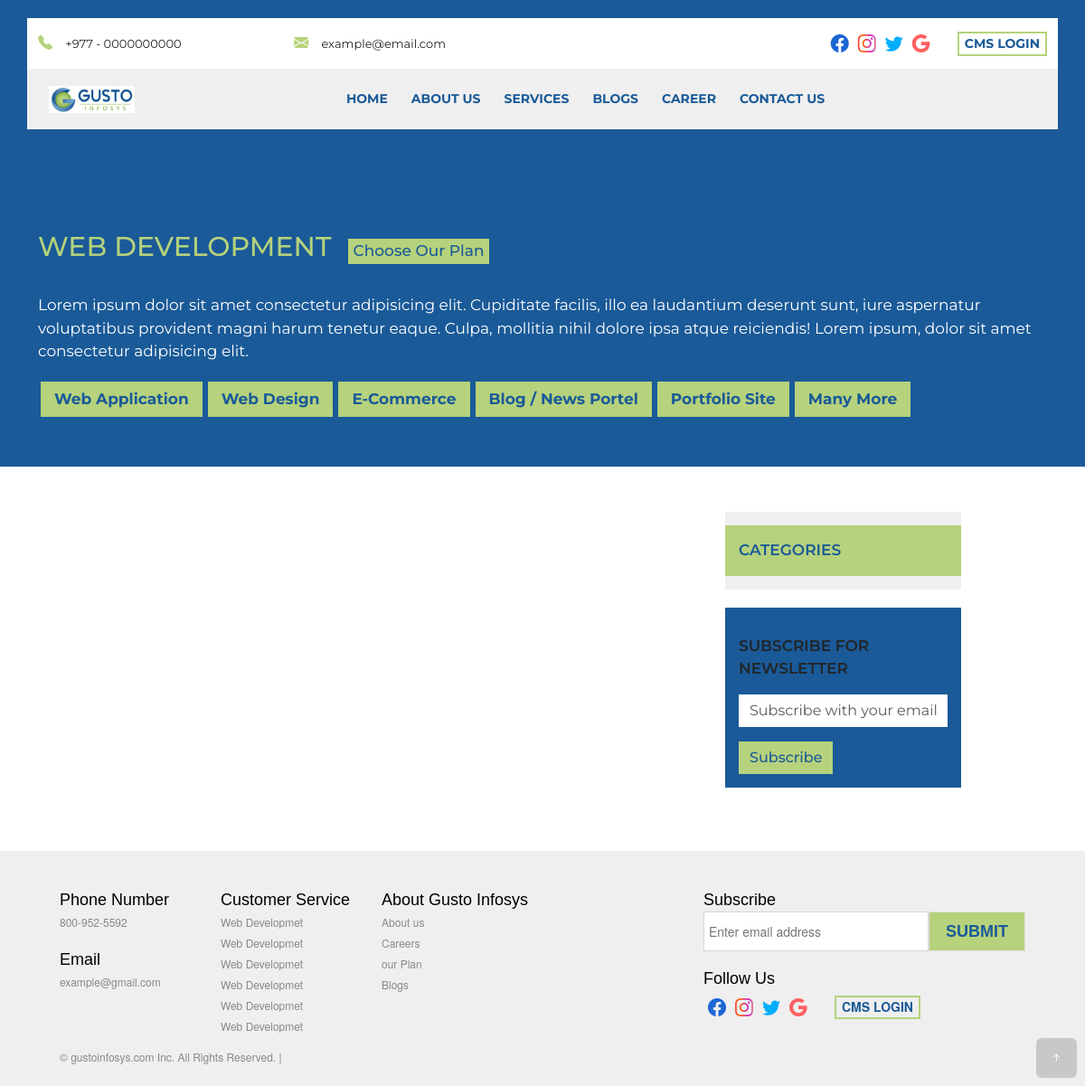
Page /services on the earlier database version.
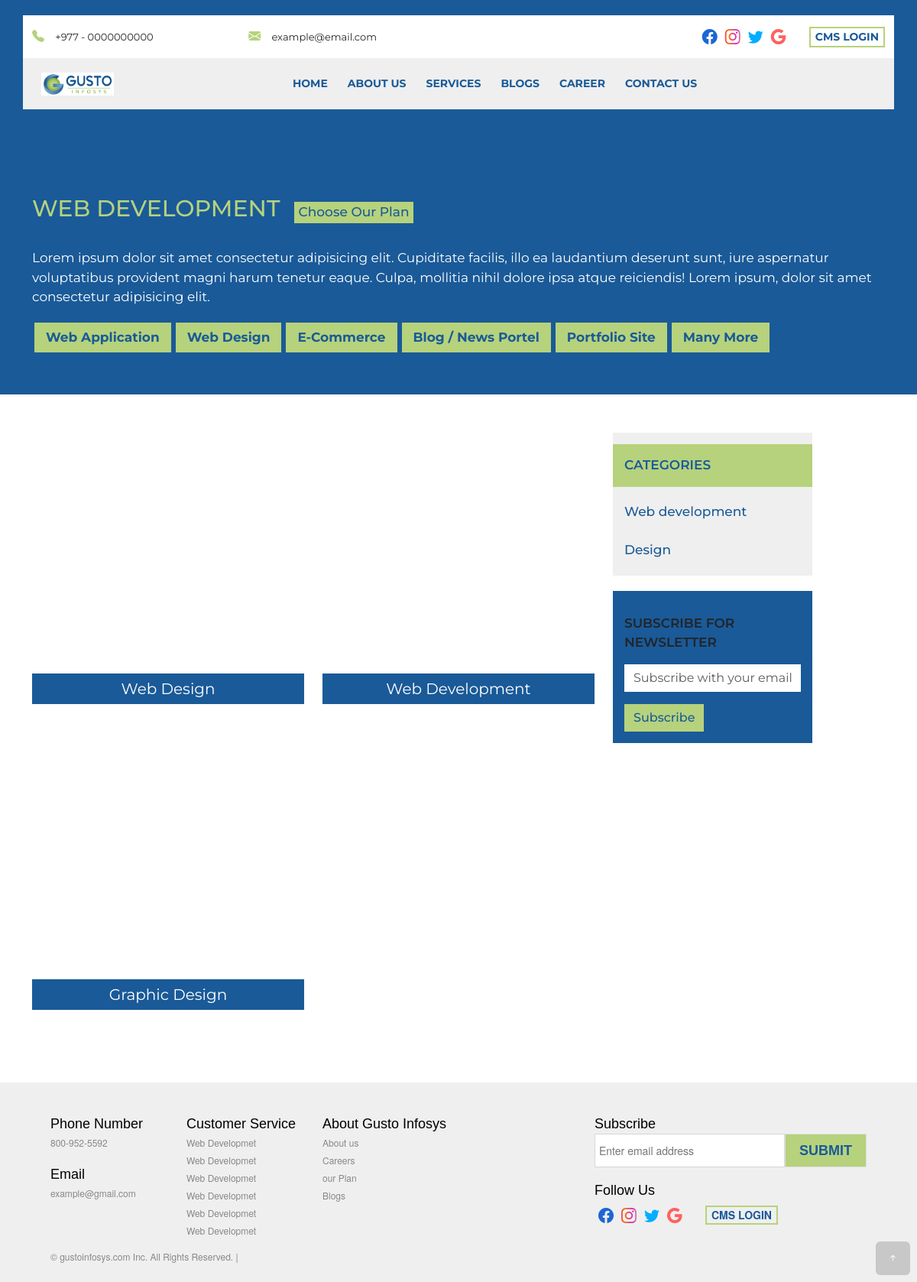
Same page on the later database version.
### myapp/models.py (models this page shows, shortened)
class Service(models.Model):
    category = models.ForeignKey(ServiceCategory, on_delete=models.CASCADE)
    name = models.CharField(max_length=50)
    description = models.CharField(max_length=350)

class ServiceCategory(models.Model):
    category = models.CharField(max_length=150)

### myapp/views.py (the view)
# urls.py: path('services', views.services, name="services"),
def services(request):
    service = Service.objects.all()
    categories = ServiceCategory.objects.all()
    data = {}
    data['services'] = service
    data['category'] = categories
    return render(request, 'services.html', data)

### templates/services.html (shortened to what this page needs)
<!DOCTYPE html>
{% load static %}
<html lang="en">
<head>
    <link rel="stylesheet" href="{% static 'node_modules\bootstrap\dist\css\bootstrap.min.css'%}">
    <link rel="stylesheet" href="{% static 'node_modules\bootstrap-icons\font\bootstrap-icons.css'%}">
    <link rel="stylesheet" href="{% static 'owlcarousel\dist\assets\owl.carousel.min.css'%}">
    <link rel="stylesheet" href="{% static 'owlcarousel\dist\assets\owl.theme.default.css'%}">
    <link rel="stylesheet" href="{% static 'node_modules\aos\dist\aos.css'%}" />
    <link rel="stylesheet" href="{% static 'css\main.css'%}">
    <link rel="stylesheet" href="{% static 'css\web_development.css'%}">
</head>
<body >
<div class="postion-relative ">
  <section class="header" data-aos="fade-down">
    <div class="container bg-white">
      <div class="row py-2">
        <div class="col-md-5  header_contact">
          <div class="header_contact_phone">
            <i class="bi bi-telephone-fill "></i>
            <span>+977 - 0000000000</span>
          </div>
          <div class="header_contact_email">
            <i class="bi bi-envelope-fill "></i>
            <span>example@email.com</span>
          </div>
        </div>
        <div class="col-md-7  header_social">
          <i class="bi bi-facebook" onclick="location.href='#'"></i>
          <i class="bi bi-instagram"onclick="location.href='#'"></i>
          <i class="bi bi-twitter"onclick="location.href='#'"></i>
          <i class="bi bi-google"onclick="location.href='#'"></i>
          <button  class="text-uppercase button_1" onclick="location.href('#')">CMS login</button>
        </div>
      </div>
    </div>
    <section class="" id="goTop">
      <div class="container header_bg">
        <div class="row">
          <div class="col-md-12">
            <nav class="navbar navbar-expand-lg navbar-light ">
              <div class="container-fluid">
                <img class="header_logo" src="{% static 'image\gustologo.jpg'%}" alt="">
                <div class="collapse navbar-collapse justify-content-center" id="navbarSupportedContent">
                  <ul class="navbar-nav mb-2 mb-lg-0 header_links">
                    <li class="nav-item header_links_list">
                      <a class="nav-link  text-uppercase header_link" aria-current="page" href="{% url 'home' %}">Home</a>
                    </li>
                    <li class="nav-item header_links_list">
                      <a class="nav-link  text-uppercase header_link" aria-current="page" href="{% url 'aboutus' %}">About Us</a>
                    </li>
                    <li class="nav-item dropdown header_links_list header_drop">
                      <a class="nav-link dropdown-toggle text-uppercase header_drop_link" href="#" id="navbarDropdown" role="button" data-bs-toggle="dropdown" aria-expanded="false">
                        Services
                      </a>
                    </li>
                    <li class="nav-item header_links_list">
                      <a class="nav-link text-uppercase header_link" aria-current="page" href="{% url 'blog'%}">blogs</a>
                    </li>
                    <li class="nav-item header_links_list">
                      <a class="nav-link text-uppercase header_link" aria-current="page" href="{% url 'career'%}">Career</a>
                    </li>
                    <li class="nav-item header_links_list">
                      <a class="nav-link text-uppercase header_link" aria-current="page" href="{% url 'contact'%}">contact us</a>
                    </li>
                  </ul>
                </div>
              </div>
            </nav>
          </div>
        </div>
      </div>
    </section>
  </section>
</div>
<section class="aboutus_bg">
  <div class="container">
    <div class="row">
      <div class="col-md-12">
        <div class="aboutus">
          <div class="row">
            <div class=" col-lg-12  ">
              <div class="aboutus_info">
                <p class="text-uppercase heading_1 aboutus_info_head">web development  <button class="text-capitalize plan_service">choose Our Plan</button></p>
                <p class="aboutus_info_para">Lorem ipsum dolor sit amet consectetur adipisicing elit. Cupiditate facilis, illo ea laudantium deserunt sunt, iure aspernatur voluptatibus provident magni harum tenetur eaque. Culpa, mollitia nihil dolore ipsa atque reiciendis! Lorem ipsum, dolor sit amet consectetur adipisicing elit. </p>
              </div>
            </div>
            <div class="col-lg-12  ">
              <div class="what">
                <div class="what_box">
                  <p>Web Application</p>
                </div>
                <div class="what_box">
                  <p>Web Design</p>
                </div>
                <div class="what_box">
                  <p>E-commerce</p>
                </div>
                <div class="what_box">
                  <p>Blog / News Portel</p>
                </div>
                <div class="what_box">
                  <p>Portfolio Site</p>
                </div>
                <div class="what_box">
                  <p>Many More</p>
                </div>
              </div>
            </div>
          </div>
        </div>
      </div>
    </div>
  </div>
</section>
<section class="service">
  <div class="container">
    <div class="row">
      <div class="col-lg-8 col-md-8 ">
        <div class="row">
        {% for service in services%}
          <div class="col-sm-6" data-aos="fade-up">
            <div class="service_box" onClick="location.href=('#')" >
              <div class="service_img" style="background-image: url('{% static 'image/web development.png'%}');">
              </div>
              <p class="service_info">{{service.name}}</p>
            </div>
          </div>
          {% endfor %}
        </div>
      </div>
      <div class="col-lg-3 col-md-4" data-aos="fade-down">
        <div class="out_cata">
          <p class="text-uppercase">categories</p>
          {% for categories in category %}
          <ul>
            <li><a href="">{{categories.category}}</a></li>
          </ul>
          {% endfor %}
        </div>
        <div class="news_sub" data-aos="fade-down">
          <p class="text-uppercase news_sub_top">Subscribe for newsletter</p>
          <div class="news_sub_form">
            <form>
              <div class="mb-3">
                <input type="email" class="form-control" id="exampleInputEmail1" placeholder="Subscribe with your email" aria-describedby="emailHelp">
              </div>
              <button type="submit" class="btn btn-primary text-capitalize">Subscribe</button>
            </form>
          </div>
        </div>
      </div>
    </div>
  </div>
</section>
<section class="footer-gray">
  <div class="container">
    <div class="row">
      <div class="col-md-12">
        <footer>
          <div class="footer-gray">
            <div class="footer-custom">
              <div class="footer-lists">
                <div class="footer-list-wrap">
                  <h6 class="ftr-hdr">Phone Number</h6>
                  <ul class="ftr-links-sub">
                    <li>800-952-5592</li>
                  </ul>
                  <h6 class="ftr-hdr">Email</h6>
                  <ul class="ftr-links-sub">
                    <li><a  rel="nofollow">example@gmail.com</a></li>
                  </ul>
                </div>
                <div class="footer-list-wrap">
                  <h6 class="ftr-hdr text-capitalize">Customer Service</h6>
                  <ul class="ftr-links-sub">
                    <li><a class="text-capitalize" href="#" rel="nofollow">web developmet</a></li>
                    <li><a class="text-capitalize" href="#" rel="nofollow">web developmet</a></li>
                    <li><a class="text-capitalize" href="#" rel="nofollow">web developmet</a></li>
                    <li><a class="text-capitalize" href="#" rel="nofollow">web developmet</a></li>
                    <li><a class="text-capitalize" href="#" rel="nofollow">web developmet</a></li>
                    <li><a class="text-capitalize" href="#" rel="nofollow">web developmet</a></li>
                  </ul>
                </div>
                <div class="footer-list-wrap">
                  <h6 class="ftr-hdr">About Gusto Infosys</h6>
                  <ul class="ftr-links-sub">
                    <li><a href="#" rel="nofollow">About us</a></li>
                    <li><a href="#" rel="nofollow">Careers</a></li>
                    <li><a href="#" rel="nofollow">our Plan</a></li>
                    <li><a href="#" rel="nofollow">Blogs </a></li>
                  </ul>
                </div>
              </div>
              <div class="footer-email">
                <h6 class="ftr-hdr">Subscribe</h6>
                <div id="ftr-email" class="ftr-email-form">
                  <form id="ftrEmailForm" method="post" action="">
                    <input type="text" name="email_address_" id="ftrEmailInput" class="input" placeholder="Enter email address" />
                    <input type="submit" class="button" value="SUBMIT" />
                  </form>
                </div>
              </div>
              <div class="footer-social ">
                <h6 class="ftr-hdr">Follow Us</h6>
                <div class="  header_social">
                  <i class="bi bi-facebook" onclick="location.href='#'"></i>
                  <i class="bi bi-instagram"onclick="location.href='#'"></i>
                  <i class="bi bi-twitter"onclick="location.href='#'"></i>
                  <i class="bi bi-google"onclick="location.href='#'"></i>
                  <button  class="text-uppercase button_1" onclick="location.href='#'">CMS login</button>
                </div>
              </div>
              <div class="footer-legal">
                <p>&copy; gustoinfosys.com Inc. All Rights Reserved. |
                </p>
              </div>
            </div>
          </div>
        </footer>
      </div>
    </div>
  </div>
</section>
<a  href="#goTop" class="href_top" id="href_top"><i class="bi bi-arrow-up-short"></i></a>
</body>
</html>

### static/css/web_development.css (style rules this page uses)
.aboutus { display: -webkit-box; display: -ms-flexbox; display: flex; padding: 50px 0px; }
.aboutus_bg { padding-top: 200px; background: #1a5a98 !important; position: relative; }
.aboutus_bg::before { content: ''; background: #1a5a98; position: absolute; height: 100%; width: 100%; top: 0px; z-index: -1; }
.aboutus_info_head { padding-top: 0px; color: #b6d27c; }
.aboutus_info_para { font-size: 17px; color: white; }
.what { max-width: -webkit-max-content; max-width: -moz-max-content; max-width: max-content; display: -webkit-box; display: -ms-flexbox; display: flex; -ms-flex-wrap: wrap; flex-wrap: wrap; padding-top: 15px; }
.what_box { background-color: #b6d27c; text-align: center; text-transform: capitalize; padding: 7px 15px; font-size: 17px; font-weight: 700; color: #1a5a98; margin: 5px 3px; }
.service { padding: 50px 0px; }
.service_box { cursor: pointer; padding-bottom: 30px; }
.service_img { height: 300px; width: 100%; background-position: center; background-repeat: no-repeat; background-size: cover; position: relative; }
.service_info { font-size: 20px; background: #1a5a98; text-align: center; padding: 5px; margin: 15px 0px; color: white; }
.out_cata { background: #efefef; padding: 15px 0px; }
.out_cata p { font-size: 17px; font-weight: 600; padding: 15px 15px; background: #b6d27c; color: #1a5a98; }
.out_cata ul { margin: 0px; padding: 0px; padding-top: 15px; }
.out_cata ul li { list-style-type: none; }
.out_cata ul li a { text-decoration: none; color: #1a5a98; font-size: 17px; font-weight: 500; display: block; padding: 5px 15px; }
.news_sub { background: #1a5a98; padding: 15px; margin: 20px 0px; }
.news_sub_top { font-size: 17px; font-weight: 600; padding: 15px 0px; }
.news_sub_form input { border: unset !important; border-radius: 0px !important; }
.news_sub_form button { border: unset !important; border-radius: 0px !important; background: #b6d27c; color: #1a5a98; font-weight: 500; }

Differences in the rows shown:
added Service: name "Web Design"
added Service: name "Web Development"
added Service: name "Graphic Design"
added ServiceCategory: category "Web development"
added ServiceCategory: category "Design"
